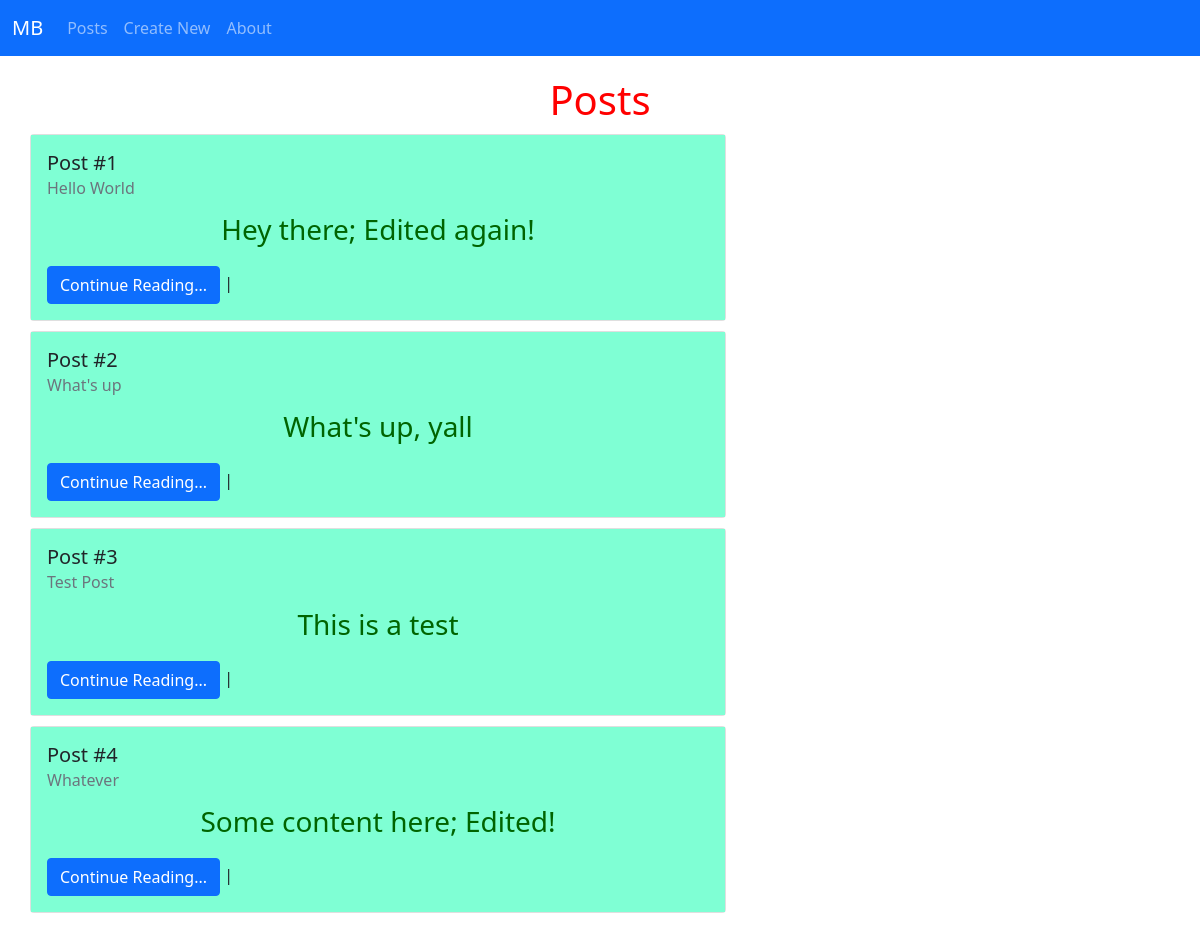
/posts/, run on an earlier commit of the app's database.
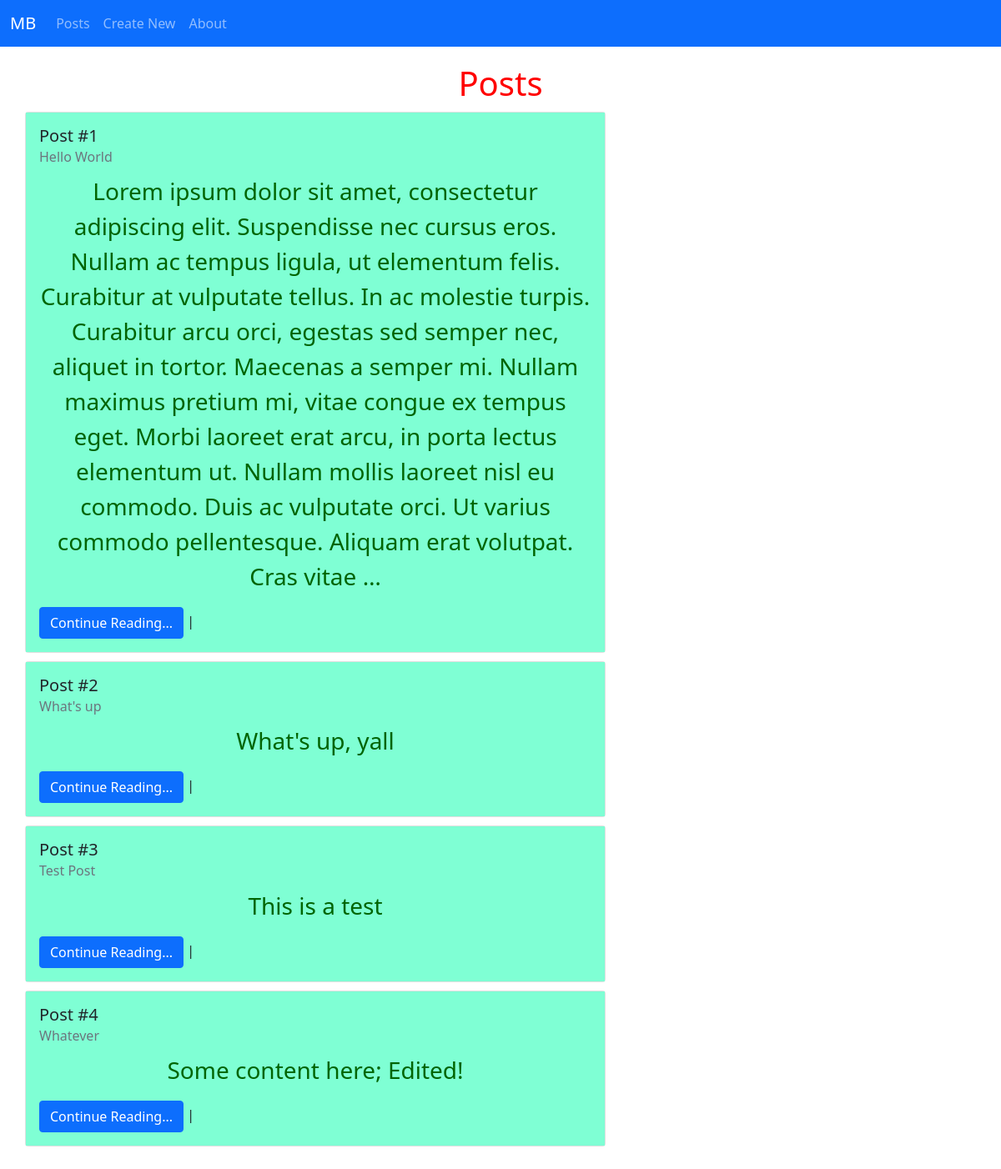
And on a later commit of the database.
### posts/models.py (models this page shows, shortened)
class Post(models.Model):
    title = models.CharField(max_length=128)
    text = models.TextField()

### posts/views.py (the view)
# urls.py: path('', PostListView.as_view(), name='posts_list'),
class PostListView(ListView):
    template_name = "posts/list.html"
    model = Post

### templates/posts/list.html (shortened to what this page needs)
{% extends 'base.html' %}
{% block content %}
    <h1>Posts</h1>
    {% for post in post_list %}
    <div class="card" style="padding: 10; margin: 10px; width: 60%;">
      <div class="card-body">
        <h5 class="card-title">Post #{{ post.id }}</h5>
        <h6 class="card-subtitle mb-2 text-muted">{{ post.title }}</h6>
        <p class="card-text">{{ post.text|truncatechars:512 }}</p>
        <a href="{% url 'post_detail' post.id %}" class="btn btn-primary">Continue Reading...</a> |
      </div>
    </div>
    {% endfor %}
{% endblock content %}

### templates/base.html (shortened to what this page needs)
{% load static %}
<!DOCTYPE html>
<html lang="en">
<head>
<link href="https://cdn.jsdelivr.net/npm/bootstrap@5.1.3/dist/css/bootstrap.min.css" rel="stylesheet">
<link href="{% static '/css/base.css' %}" rel="stylesheet">
</head>
<body>
    <nav class="navbar navbar-expand-lg navbar-dark bg-primary">
        <div class="container-fluid">
          <a class="navbar-brand" href="{% url 'home' %}">MB</a>
          <div class="collapse navbar-collapse" id="navbarNav">
            <ul class="navbar-nav">
              <li class="nav-item">
                <a class="nav-link" href="{% url 'posts_list' %}">Posts</a>
              </li>
              <li class="nav-item">
                <a class="nav-link" href="{% url 'post_new' %}">Create New</a>
              </li>
              <li class="nav-item">
                <a class="nav-link" href="{% url 'about' %}">About</a>
              </li
            </ul>
          </div>
        </div>
      </nav>
    <div style="margin: 10px; padding: 10px;">
      {% block content %}
      {% endblock content %}
    </div>
</body>
</html>

### static/css/base.css (style rules this page uses)
body { background-image: url("https://wallpaperaccess.com/full/1880555.jpg"); background-repeat: no-repeat; background-size: cover; }
.card-body { background-color: aquamarine; }
.card-text { color: darkgreen; }
h1 { color: red; text-align: center; }
p { color: palegreen; text-align: center; margin-top: 10px; font-size: 28px; }

What changed in the data, as far as the page shows it:
changed Post "Hello World": text "Hey there; Edited again!" → "Lorem ipsum dolor sit amet, consectetur adipiscing elit. Suspendisse nec cursus eros. Nullam ac tempus ligula, ut elementum felis. Curabitur at vulputate tellus. In ac molestie turpis. Curabitur arcu orci, egestas sed semper nec, aliquet in tortor. Maecenas a semper mi. Nullam maximus pretium mi, vitae congue ex tempus eget. Morbi laoreet erat arcu, in porta lectus elementum ut. Nullam mollis laoreet nisl eu commodo. Duis ac vulputate orci. Ut varius commodo pellentesque. Aliquam erat volutpat. Cras vitae …"
